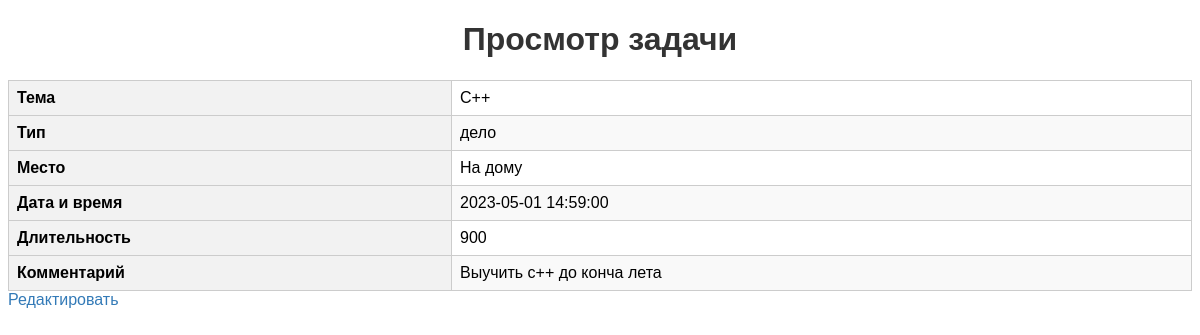
Page /index.php?action=show&id=21 (signed in) on the committed database.
### tables this page shows
CREATE TABLE `tasks` (
  `id` int(10) UNSIGNED NOT NULL,
  `topic` varchar(255) NOT NULL,
  `type` enum('встреча','звонок','совещание','дело') NOT NULL,
  `location` varchar(255) DEFAULT NULL,
  `date_time` datetime NOT NULL,
  `duration` int(11) DEFAULT NULL,
  `comment` text,
  `status` enum('текущая задача','просроченная','готово') NOT NULL DEFAULT 'текущая задача'
);

### controllers/TaskController.php (called while the page is built, shortened)
<?php
require_once 'models/TaskModel.php';
class TaskController
{
    public function show($id)
    {
        $task = TaskModel::getTask($id);
        include 'views/task/show.php';
    }
}

### models/TaskModel.php (called while the page is built, shortened)
<?php
class TaskModel
{
    public static function getTask($id)
    {
        global $pdo;
        $stmt = $pdo->prepare('SELECT * FROM tasks WHERE id = ?');
        $stmt->execute([$id]);
        return $stmt->fetch(PDO::FETCH_ASSOC);
    }
}

### views/task/show.php (the view, shortened to what this page needs)
<!DOCTYPE html>
<html>
<head>
</head>
<body>
    <h1>Просмотр задачи</h1>
    <table>
        <tr>
            <th>Тема</th>
            <td><?= $task['topic'] ?></td>
        </tr>
        <tr>
            <th>Тип</th>
            <td><?= $task['type'] ?></td>
        </tr>
        <tr>
            <th>Место</th>
            <td><?= $task['location'] ?></td>
        </tr>
        <tr>
            <th>Дата и время</th>
            <td><?= $task['date_time'] ?></td>
        </tr>
        <tr>
            <th>Длительность</th>
            <td><?= $task['duration'] ?></td>
        </tr>
        <tr>
            <th>Комментарий</th>
            <td><?= $task['comment'] ?></td>
        </tr>
    </table>
    <a href="index.php?action=edit&id=<?= $task['id'] ?>">Редактировать</a>
</body>
</html>

### views/task/show.php (style rules this page uses)
body { font-family: Arial, sans-serif; }
h1 { color: #333; text-align: center; }
table { width: 100%; border-collapse: collapse; margin-top: 20px; }
th, td { padding: 8px; border: 1px solid #ccc; }
th { background-color: #f2f2f2; font-weight: bold; text-align: left; }
tr:nth-child(even) { background-color: #f9f9f9; }
a { color: #337ab7; text-decoration: none; margin-right: 10px; }

### rows in the picture
tasks: topic "C++", type "дело", location "На дому", date_time "2023-05-01 14:59:00", duration "900", comment "Выучить с++ до конча лета"
